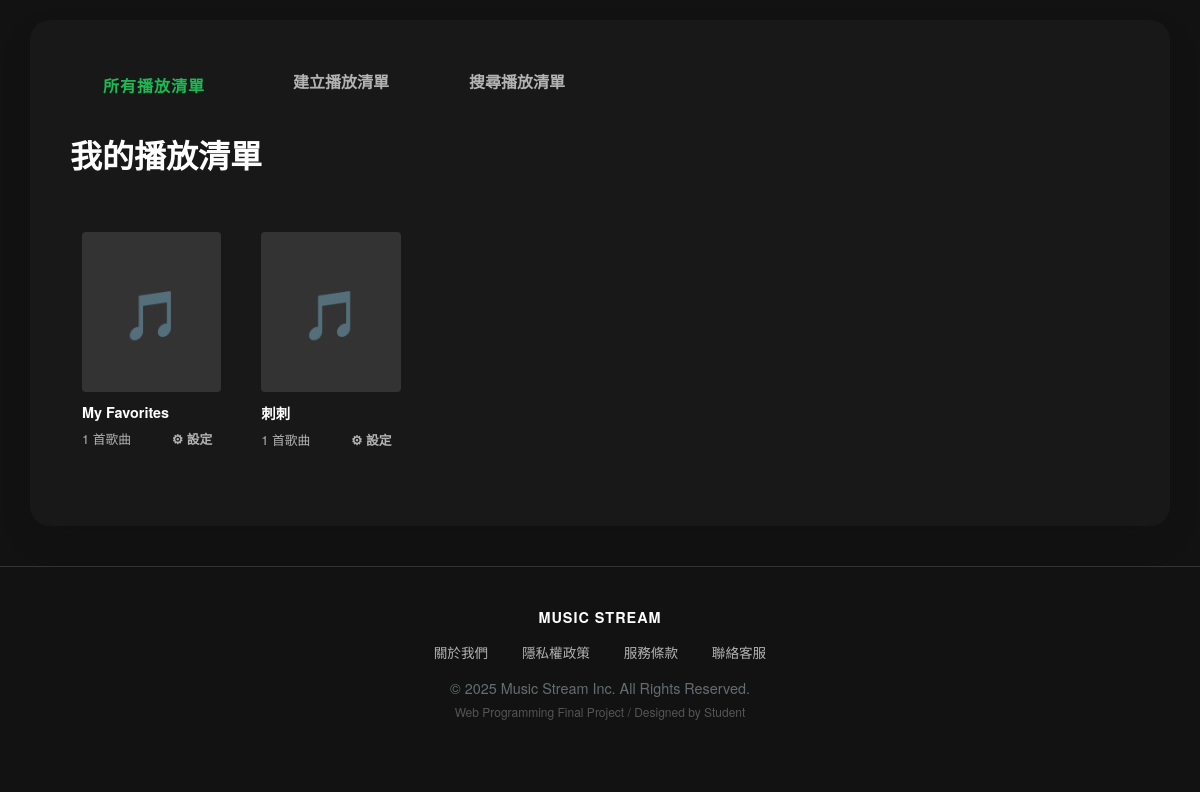
Before: /final/my_playlists.php (signed in) with the older database file.
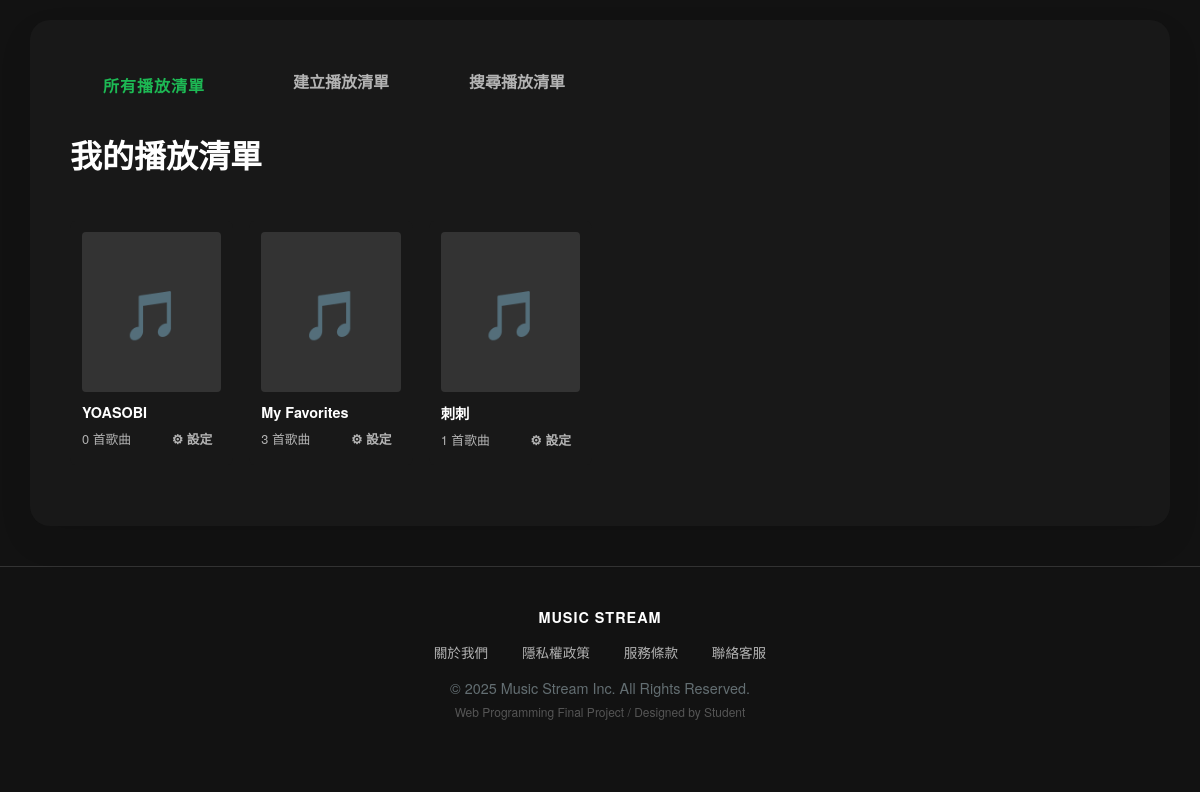
After: the same page with the newer database file.
### tables this page shows
CREATE TABLE `playlists` (
  `id` int(11) NOT NULL,
  `user_id` char(4) NOT NULL COMMENT '使用者ID (students.sno)',
  `name` varchar(100) NOT NULL COMMENT '歌單名稱',
  `created_at` timestamp NOT NULL DEFAULT current_timestamp()
);

### final/my_playlists.php (the view, shortened to what this page needs)
<?php
require_once("../DB/DB_open.php");
$user_id = $_SESSION['sno'];
$sql = "SELECT * FROM playlists WHERE user_id = '$user_id' ORDER BY created_at DESC";
$result = mysqli_query($link, $sql);
?>
<?php
require_once("inc/header.php");
?>
    <div id="content-container" style="margin-top: 20px;">
        <div style="display: flex; gap: 20px; margin-bottom: 20px;">
            <a href="my_playlists.php" class="btn-primary">所有播放清單</a>
            <a href="playlist_create.php" class="btn-secondary">建立播放清單</a>
            <a href="playlist_search.php" class="btn-secondary">搜尋播放清單</a>
        </div>
        <h1>我的播放清單</h1>
        <div class="song-list">
            <?php
            if (mysqli_num_rows($result) > 0) {
                while ($row = mysqli_fetch_assoc($result)) {
                    $pid = $row['id'];
                    $c_sql = "SELECT COUNT(*) as cnt FROM playlist_songs WHERE playlist_id = $pid";
                    $c_res = mysqli_query($link, $c_sql);
                    $c_row = mysqli_fetch_assoc($c_res);
                    $count = $c_row['cnt'];
            ?>
                <div class="song-card" onclick="location.href='playlist_view.php?id=<?php echo $pid; ?>'">
                    <div style="width: 100%; height: 160px; background: #333; display: flex; align-items: center; justify-content: center; border-radius: 4px; margin-bottom: 10px;">
                        <span style="font-size: 3rem;">🎵</span>
                    </div>
                    <div class="song-title"><?php echo htmlspecialchars($row['name']); ?></div>
                    <div class="song-artist" style="display: flex; justify-content: space-between; align-items: center;">
                        <span><?php echo $count; ?> 首歌曲</span>
                        <button class="btn-secondary" style="padding: 4px 8px; font-size: 0.8rem;" onclick="openRenameModal(<?php echo $pid; ?>, '<?php echo htmlspecialchars($row['name'], ENT_QUOTES); ?>')">⚙ 設定</button>
                    </div>
                </div>
            <?php
                }
            } else {
                echo "<p style='grid-column: 1/-1; text-align: center; color: #777;'>尚未建立任何歌單。</p>";
            }
            ?>
        </div>
    </div>
</body>
</html>

Changed rows visible on the page:
added playlists: name "YOASOBI", count "0"
computed for playlists "My Favorites": count "1" → "3"
